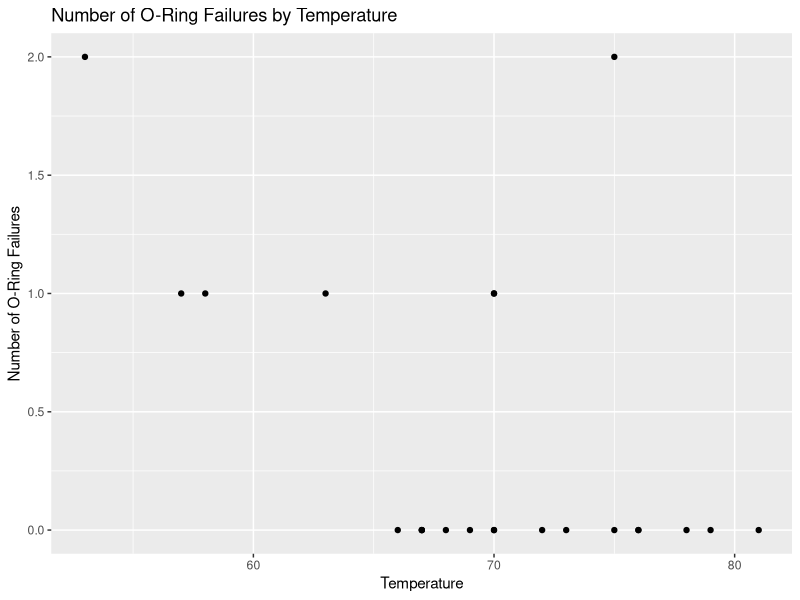
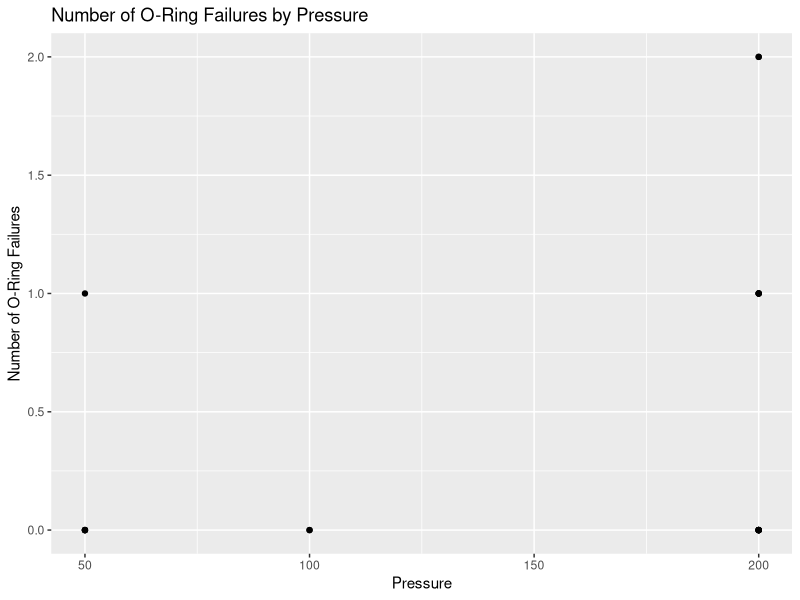
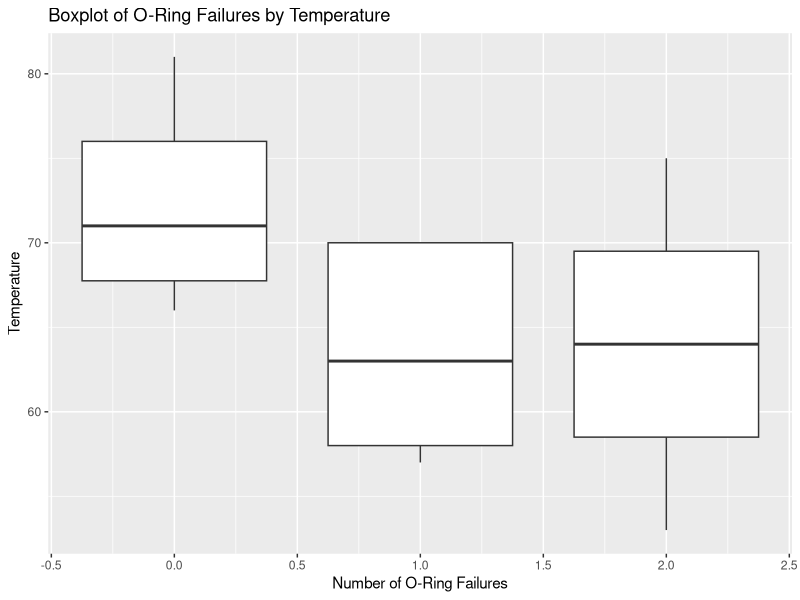
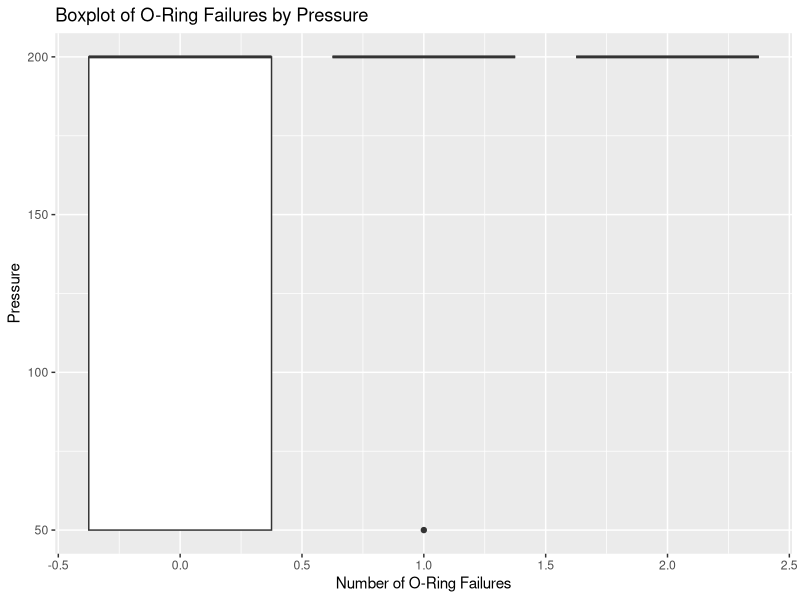
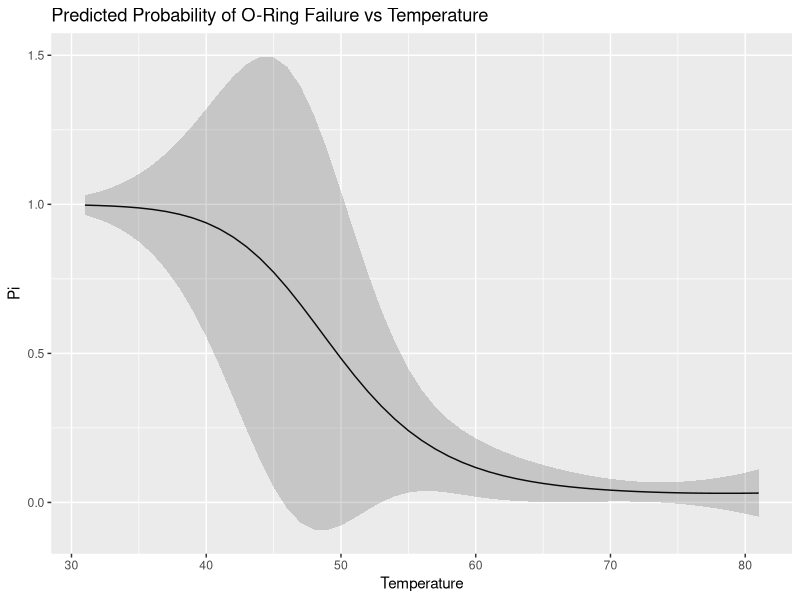
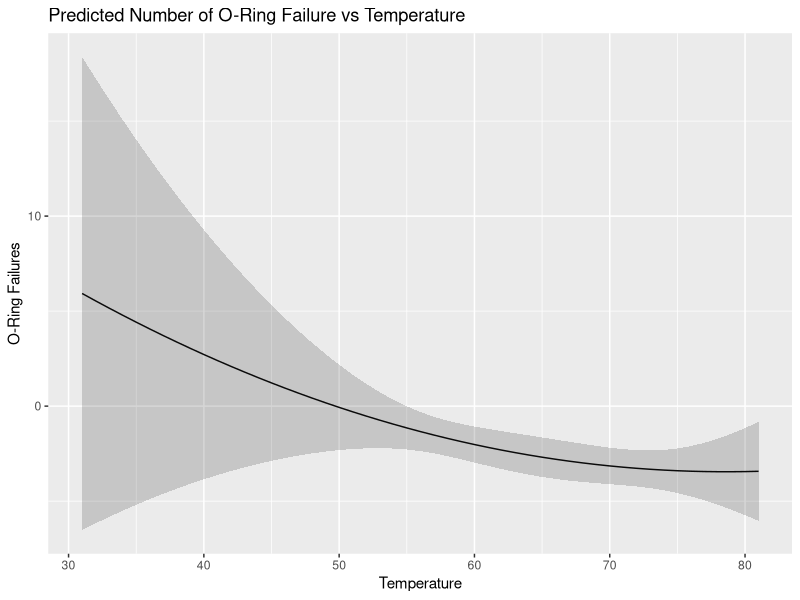
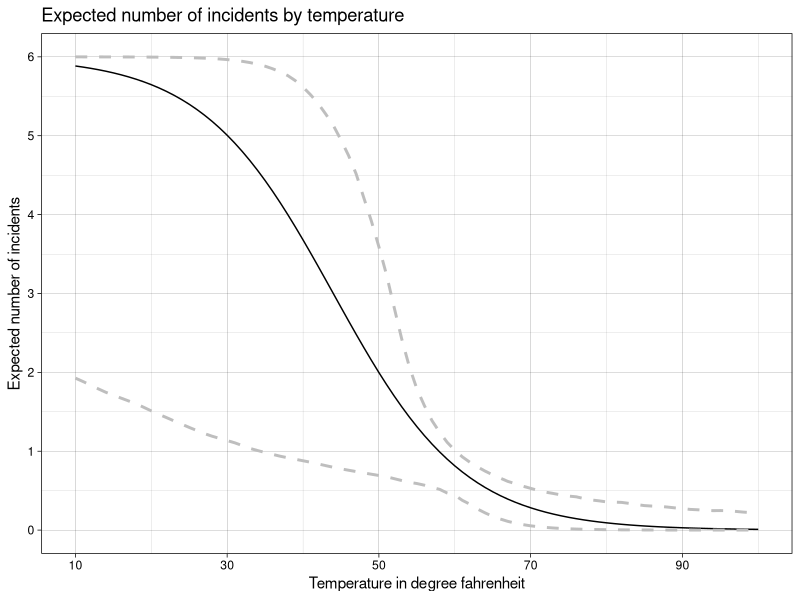

These figures' R source, in order:
## ---- chunk 1
list.of.packages <- c("tidyverse", "sandwich", "lmtest", "car", "MASS", "nnet")
new.packages <- list.of.packages[!(list.of.packages %in% installed.packages()[,"Package"])]
if(length(new.packages)) install.packages(new.packages)

library(tidyverse)
library(sandwich)
library(lmtest)
library(car)
library(MASS)
library(nnet)
## ---- chunk 2
df <- read_csv('../data/raw/challenger.csv')
## ---- chunk 3
summary(df)
## ---- chunk 4
ggplot(df, aes(x = Temp, y = O.ring)) + 
  geom_point() + 
  labs(title = "Number of O-Ring Failures by Temperature") +
  ylab("Number of O-Ring Failures") +
  xlab("Temperature")
## ---- chunk 5
ggplot(df, aes(x = Pressure, y = O.ring)) + 
  geom_point() + 
  labs(title = "Number of O-Ring Failures by Pressure") +
  ylab("Number of O-Ring Failures") +
  xlab("Pressure")
## ---- chunk 6
ggplot(df, aes(x = O.ring, y = Temp, group = O.ring)) + 
  geom_boxplot() +
  labs(title = "Boxplot of O-Ring Failures by Temperature") +
  ylab("Temperature") +
  xlab("Number of O-Ring Failures")
## ---- chunk 7
ggplot(df, aes(x = O.ring, y = Pressure, group = O.ring)) + 
  geom_boxplot() +
  labs(title = "Boxplot of O-Ring Failures by Pressure") +
  ylab("Pressure") +
  xlab("Number of O-Ring Failures")
## ---- chunk 8
model_1 <- glm(formula = O.ring / 6 ~ Temp + Pressure, data = df,
               family = 'binomial', weights = Number)

Anova(model_1, test = 'LR')
## ---- chunk 9
# 1. Estimate the logistic regression model.
model_2 <- glm(formula = O.ring / 6 ~ Temp, data = df, family = 'binomial',
               weights = Number)
summary(model_2)
## ---- chunk 10
# 2. Determine if a quadratic term is needed in the model for the temperature in
#    this model.
model_3 <- glm(formula = O.ring / 6 ~ Temp + I(Temp ^ 2), data = df,
               family = 'binomial', weights = Number)

Anova(model_3)
## ---- chunk 11
# Pi vs Temp plot.
res <- data.frame(Temp = 31:81)
pred_prob <- predict(model_3, res, type="response", se = TRUE)
res['pi_hat'] <- pred_prob$fit
res['lower'] <- pred_prob$fit - qnorm(1 - 0.05 / 2) * pred_prob$se.fit
res['upper'] <- pred_prob$fit + qnorm(1 - 0.05 / 2) * pred_prob$se.fit

ggplot(res, aes(x = Temp, y = pi_hat)) + 
  geom_line() +
  geom_ribbon(aes(ymin = lower, ymax = upper), alpha = 0.2) + 
  labs(title = "Predicted Probability of O-Ring Failure vs Temperature") +
  ylab("Pi") +
  xlab("Temperature")
## ---- chunk 12
# Expected number of failures vs Temp plot.
pred <- predict(model_3, res, se = TRUE)
res['pred_failures'] <- pred$fit
res['failures_lower'] <- pred$fit - qnorm(1 - 0.05 / 2) * pred$se.fit
res['failures_upper'] <- pred$fit + qnorm(1 - 0.05 / 2) * pred$se.fit

ggplot(res, aes(x = Temp, y = pred_failures)) + 
  geom_line() + 
  geom_ribbon(aes(ymin = failures_lower, ymax = failures_upper), alpha = 0.2) + 
  labs(title = "Predicted Number of O-Ring Failure vs Temperature") +
  ylab("O-Ring Failures") +
  xlab("Temperature")
## ---- chunk 13
incidents.estimator <- function(b, seed=42, number=6) {
  # Setting seed to make the plot exactly reproduced
  set.seed(seed)
  n <- 23 # Resampled size
  estimation <- array(data = NA, dim=c(91, b))
  
  # Performing re-sampling repeatedly "b" times
  for(i in 1:b) {
    samples <- sample(x = 1:n, size = n, replace = TRUE)
    model   <- glm(formula = O.ring / Number ~ Temp, data = df[samples,],
                   weights = Number, family = 'binomial')
    # Performing prediction for 10-100° Fahrenheit using each fitted model 
    for(t in 10:100) {
      p <- predict(object = model, newdata = data.frame(Temp = t),
                   type = "response")
      estimation[t-9, i] <- p
    }
  }

  # Fitting a model with the original data for prediction
  model <- glm(formula = O.ring/6 ~ Temp, data = df,
               weights = Number, family = 'binomial')
  # Estimating Expected number of incidents along with 90% CI
  incidents <- data.frame(Temperature = integer(),
                          Incidents = double(),
                          CI.Upper = double(),
                          CI.Lower = double())
  for(t in 10:100) {
    i <- t-9 # Index to locate data in the data.frame
    p <- predict(object = model, newdata = data.frame(Temp = t),
                 type = "response")
    # Getting the 90% CI and multiply by 6 to get estimation for a single flight
    ci <- quantile(estimation[i,], probs = c(0.05, 0.95), names=FALSE)
    incidents[i, 1] <- t
    incidents[i, 2] <- p*number
    incidents[i, 3] <- ci[1]*number
    incidents[i, 4] <- ci[2]*number
  }

  incidents
}

# Performing predictions for 10°-100° temperature and plotting the result
predicted.incidents <- incidents.estimator(1000)

ggplot(predicted.incidents, aes(x=Temperature)) + 
  geom_line(aes(y = Incidents)) + 
  geom_line(aes(y = CI.Upper), color = "gray", linetype="dashed", size = 1) + 
  geom_line(aes(y = CI.Lower), color = "gray", linetype="dashed", size = 1) +
  scale_y_continuous(breaks = seq(0, 6, by = 1)) +
  scale_x_continuous(breaks = seq(10, 100, by = 20)) +
  labs(title = "Expected number of incidents by temperature") +
  xlab("Temperature in degree fahrenheit") +
  ylab("Expected number of incidents") +
  theme_linedraw()
